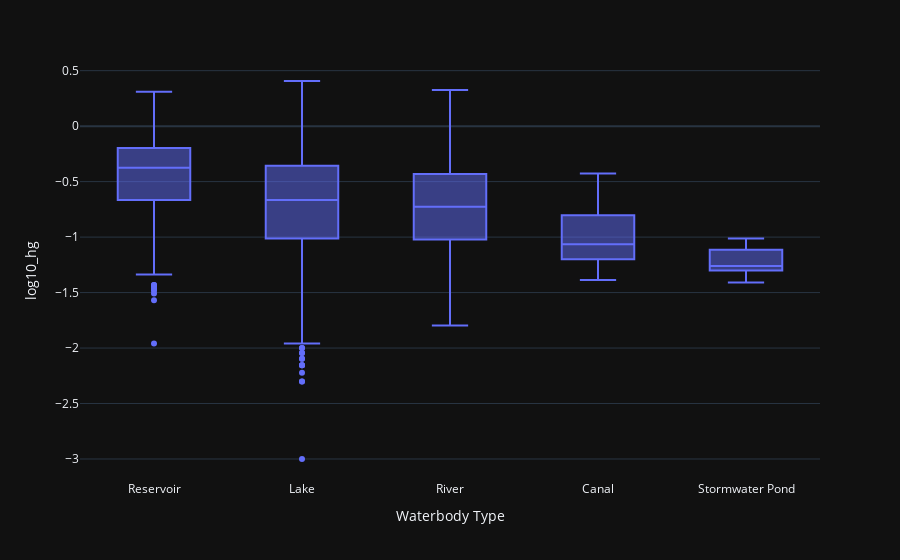

Notebook code for this chart:
### Code cell
# Plotting a boxplot to visualize the distribution of data for all groups
waterbody_means = px.box(df_type, x='Waterbody Type', y='log10_hg')
waterbody_means.show()

### Figure 1 — Plotly figure (JSON) as saved in the notebook; plotly's stock layout.template omitted (floating-point values rounded to 4 significant figures; data arrays with more than 128 entries replaced by an {"elided": "..."} marker saying what was removed)
{"data": [{"alignmentgroup": "True", "hovertemplate": "Waterbody Type=%{x}<br>log10_hg=%{y}<extra></extra>", "legendgroup": "", "marker": {"color": "#636efa"}, "name": "", "notched": false, "offsetgroup": "", "orientation": "v", "showlegend": false, "x": {"elided": "6367 str values"}, "x0": " ", "xaxis": "x", "y": {"elided": "6367 float values"}, "y0": " ", "yaxis": "y", "type": "box"}], "layout": {"xaxis": {"anchor": "y", "domain": [0.0, 1.0], "title": {"text": "Waterbody Type"}}, "yaxis": {"anchor": "x", "domain": [0.0, 1.0], "title": {"text": "log10_hg"}}, "legend": {"tracegroupgap": 0}, "margin": {"t": 60}, "boxmode": "group"}}
